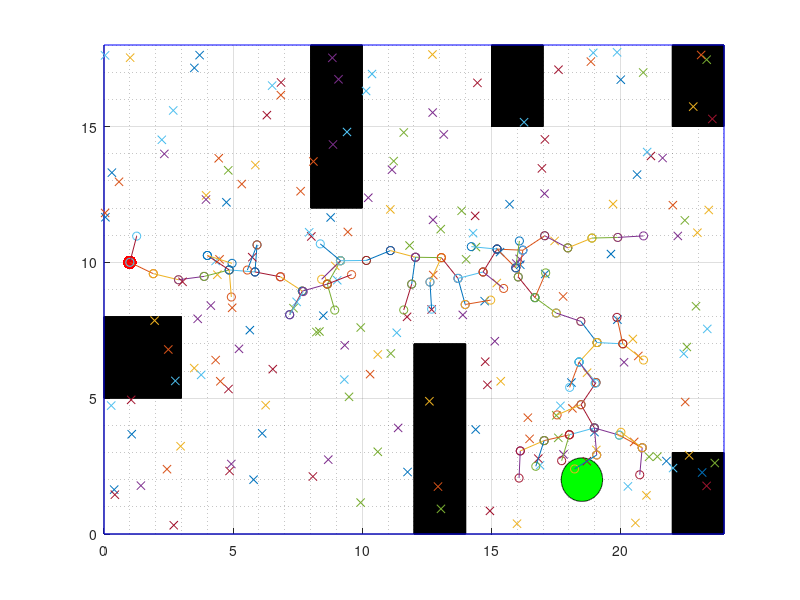

Source code (MATLAB): (Note: this script raises an error after producing the figure.)
clear;
clc;

k = [1, 10]; %Start point
scatter(k(1), k(2),100,'r','filled')
hold on

side1 = 24;
side2 = 18; %lengths of rectangle grid

lineSize = 1; %The length of the line connecting nodes
pointHistory(1,:) = k; %column vector that records all node points

%Obstacles-----------------------------------------------------

x_obs = [8, 10, 10, 8, 8]; 
y_obs = [18, 18, 12, 12, 18];

x_obs_B = [7, 11, 11, 7, 7]; 
y_obs_B = [18, 18, 11, 11, 18];

hold on

plot( x_obs, y_obs, 'k')
fill(x_obs,y_obs,'k');

hold on

x_obs2 = [12, 14, 14, 12, 12]; 
y_obs2 = [7, 7, 0, 0, 7];

x_obs2_B = [11, 11, 15, 15, 11];
y_obs2_B = [0, 8, 8, 0, 0];

plot( x_obs2, y_obs2, 'k')
fill( x_obs2, y_obs2, 'k')

x_obs3 = [22, 24,  24, 22, 22];
y_obs3 = [3, 3, 0, 0, 3];

x_obs3_B = [21, 21, 24, 24, 21];
y_obs3_B = [0, 4, 4, 0, 0];

plot( x_obs3, y_obs3, 'k')
fill( x_obs3, y_obs3, 'k')

hold on

x_obs4 = [15, 17, 17, 15, 15]; 
y_obs4 = [18, 18, 15, 15, 18];

x_obs4_B = [14, 14, 18, 18, 14]; 
y_obs4_B = [18, 14, 14, 18, 18];

plot( x_obs4, y_obs4, 'k')
fill( x_obs4, y_obs4, 'k')
hold on

x_obs5 = [22, 24,  24, 22, 22]; 
y_obs5 = [18, 18, 15, 15, 18];

x_obs5_B = [21, 21, 24, 24, 21]; 
y_obs5_B = [18, 14, 14, 18, 18];

plot( x_obs5, y_obs5, 'k')
fill( x_obs5, y_obs5, 'k')
hold on

x_obs6 = [0, 3,  3, 0, 0]; 
y_obs6 = [8, 8, 5, 5, 8];

x_obs6_B = [0, 4, 4, 0, 0]; 
y_obs6_B = [9, 9, 4, 4, 9];

plot( x_obs6, y_obs6, 'k')
fill( x_obs6, y_obs6, 'k')
hold on

%Alex Filter -------------------------------------(fake)--------------------------------

x_obs_kal = [0, 0, 21, 21, 24, 24, 0];
y_obs_kal = [18, 11, 11, 0, 0, 18, 18];

x_obs_kal2 = [0, 0, 16, 16, 0];
y_obs_kal2 = [0, 8, 8, 0, 0];

hold on

%Creating grid-------------------------------------------------------------------------------
x_grid = [0 0 24 24 0];
y_grid = [0 18 18 0 0];
plot(x_grid,y_grid, 'b')
axis([0 24 0 18])
hold on
grid on
grid minor


%Creating the end goal circle------------------------------------------
x_center = 18.5;
y_center = 2;
radius = 0.8;


theta = 0:0.01:2*pi;

x_goal = radius *cos(theta) + x_center;
y_goal = radius *sin(theta) + y_center;

fill(x_goal,y_goal,'g');
hold on
%---------------------------------------------------------------
done = false; % start iteration with assumption that the goal has not been reached in the first iteration

i = 1; %iteration variable
while done == false
    
    
    
    
    if (i == 1) %takes care of first iteration
        
        q_rx = side1*rand(1); % generating a random node with constraints with respect to the grid dimensions
        q_ry = side2*rand(1);
        
        q = [q_rx, q_ry]; % placing the (x,y) coordinates of the random node in a vector
        
        plot(q_rx,q_ry, "-x"); %plotting the random point ONLY FOR DEBUGGING PURPOSES
        hold on
        
        v = q - k; %gets a vector pointing in the direction from start point K to random node q
        
        
        v_unit = v./norm(v); %creating a unit vector that points in the direction of v
        
        t = v_unit.*lineSize; %scaling the vector with the necessary length "linesize"
        newPoint = k + t; % creates a vector pointing from k to q with length "linesize"
        
        
        
        x = [k(1) newPoint(1)]; %storing the x coordinates of k and newpoint
        y = [k(2) newPoint(2)]; %storing the y coordinates of k and newpoint
        
        scatter(x,y); %plots the points of "x" and "y" as circles on the grid
        hold on %necessary for overlaying the points
        line(x,y) %creates a line connecting k and newpoint using the "x" and "y" vectors
        
        
        %   k = newPoint; might not be needed
        pointHistory(i+1,:) = newPoint; %inserts the new node coordinates into pointHistory
        
        s_node(1,1) = 1; %setting the parent node
        t_node(1,1) = 1;
        s_node(1,2) = 1; %connecting the parent and newly created node
        t_node(1,2) = 2;
        
       
        
        
    end
    
    if (i > 1) %takes care of all other
      Collision = true;
        
        while (Collision == true) %loop that iterates if a new node point is in an obstacle
            q_rx = side1*rand(1); % generating a random node with constraints with respect to the grid dimensions
            q_ry = side2*rand(1);
            
            q = [q_rx, q_ry]; % placing the (x,y) coordinates of the random node in a vector
            
            plot(q_rx,q_ry, "-x"); %plotting the random point ONLY FOR DEBUGGING PURPOSES
            hold on
            
            
            direction = q - pointHistory; %gets the directional vectors of all node points in "pointHistory" with respect to a new random node q
            
            for m = 1: length(direction) %for loop that calculates the magnitude of each directional vector in "direction" and stores it.
                distance(m,:) = norm(direction(m,:));
            end
            
            [a,b] = min(distance); %after for loop is complete, "a" stores the minimal value in the "distance" vector. "b" stores the index of the minimum value as it appears in the "distance" vector
            %since, "b" is the index of the minimum value and "pointHistory" shares the same indices as "distance", we have now located the nearest node.
            
            v = q - pointHistory(b,:); %gets a vector pointing in the direction from the nearest node to the new random q node
            v_unit = v./norm(v); %creating a unit vector that points in the direction of v
            
            t = v_unit.*lineSize; %scaling the vector with the necessary length "linesize"
            newPoint = pointHistory(b,:) + t; % creates a vector pointing from nearest node to q with length "linesize"
            
            if (inpolygon(newPoint(1,1),newPoint(1,2),x_obs,y_obs) == false...
                    && inpolygon(newPoint(1,1),newPoint(1,2),x_obs2,y_obs2) == false...
                    && inpolygon(newPoint(1,1),newPoint(1,2),x_obs3,y_obs3) == false...
                    && inpolygon(newPoint(1,1),newPoint(1,2),x_obs4,y_obs4) == false...
                    && inpolygon(newPoint(1,1),newPoint(1,2),x_obs5,y_obs5) == false...
                    && inpolygon(newPoint(1,1),newPoint(1,2),x_obs6,y_obs6) == false...
                    && inpolygon(newPoint(1,1),newPoint(1,2),x_obs_B,y_obs_B) == false...
                    && inpolygon(newPoint(1,1),newPoint(1,2),x_obs2_B,y_obs2_B) == false...
                    && inpolygon(newPoint(1,1),newPoint(1,2),x_obs3_B,y_obs3_B) == false...
                    && inpolygon(newPoint(1,1),newPoint(1,2),x_obs4_B,y_obs4_B) == false...
                    && inpolygon(newPoint(1,1),newPoint(1,2),x_obs5_B,y_obs5_B) == false...
                    && inpolygon(newPoint(1,1),newPoint(1,2),x_obs6_B,y_obs6_B) == false...
                    && inpolygon(newPoint(1,1),newPoint(1,2),x_obs_kal,y_obs_kal) == false...
                    && inpolygon(newPoint(1,1),newPoint(1,2),x_obs_kal2,y_obs_kal2) == false) %conditional statement that checks if a newly created node is inside an obstacle
                Collision = false;
                x = [pointHistory(b,1) newPoint(1)]; %storing the x coordinates of nearest node and newpoint
                y = [pointHistory(b,2) newPoint(2)]; %storing the y coordinates of nearest node and newpoint
                
                scatter(x,y);  %plots the points of "x" and "y" as circles on the grid
                hold on %necessary for overlaying the points
                line(x,y) %creates a line connecting k and newpoint using the "x" and "y" vectors
                pause(0.005) %Used to see the plot in real time
                
                
                % k = newPoint;
                pointHistory(i+1,:) = newPoint; %inserts the new node coordinates into pointHistory
                
                %tracking the nodes and connecting them
                s_node(1, i + 1) = b; %s_node tracks the nearest node
                t_node(1, i + 1) = i + 1; %t_node tracks the newly created node
             
                
            end
            
            
            
            
        end
        
    end
    
    
    
    
    
    if (inpolygon(pointHistory(i+1,1), pointHistory(i+1,2), x_goal, y_goal)) %checks if the new node lies within the goal
        done = true; %goal is reached, breaks while loop
    end
    
    i = i+1;
    
    
    
    
    
end


x_node = transpose(pointHistory(:,1)); %getting the x coordinates of all the nodes for plotting

y_node = transpose(pointHistory(:,2)); %getting the y coordinates of all the nodes for plotting


G = graph(s_node, t_node); %creating a node graph

figure
x_grid = [0 0 24 24 0]; %MIGHT BE GOOD TO CREATE A PLOTTING FUNCTION
y_grid = [0 18 18 0 0];
plot(x_grid,y_grid, 'b');
axis([0 24 0 18])
p = plot(G, 'XData',x_node, 'YData', y_node);%plotting the node graph and getting the shortest path
[path1,d] = shortestpath(G,1,i);
highlight(p,path1,'EdgeColor','r');

theta = getAngles(path1, pointHistory);
fileID = fopen('TurnAngles.txt','wt');
fprintf(fileID, '%f\n', theta);
fclose(fileID);